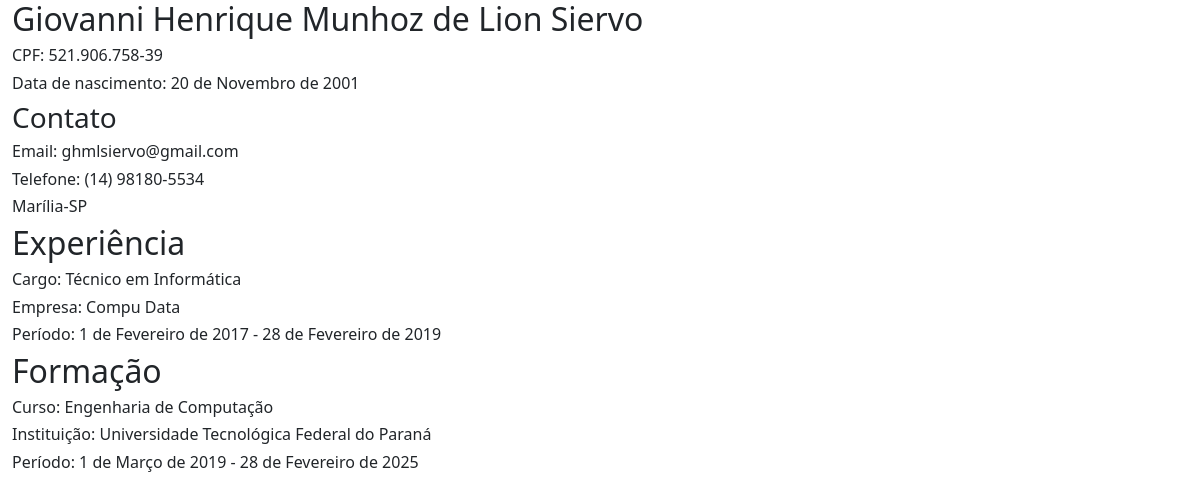
Page /visualizar/17 on the committed database.
### curriculos/models.py (models this page shows)
class Curriculo(models.Model):
    dados = models.OneToOneField(Dados, on_delete=models.PROTECT)
    contato = models.OneToOneField(Contato, on_delete=models.PROTECT)
    experiencia = models.OneToOneField(Experiencia, on_delete=models.PROTECT)
    formacao = models.OneToOneField(Formacao, on_delete=models.PROTECT)
    data_envio = models.DateTimeField(auto_now_add=True, null=False, blank=False)

class Dados(models.Model):
    nome = models.CharField(max_length=100, null=False, blank=False)
    data_nasc = models.DateField(null=False, blank=False)
    cpf = models.CharField(max_length=14, null=False, blank=False)

class Contato(models.Model):
    email = models.CharField(max_length=50, null=False, blank=False)
    telefone = models.CharField(max_length=20, null=False, blank=False)
    endereco = models.CharField(max_length=100, null=True, blank=True)
    cidade = models.CharField(max_length=50, null=False, blank=False)
    estado = models.CharField(max_length=50, null=False, blank=False)
    cep = models.CharField(max_length=9, null=True, blank=True)

class Experiencia(models.Model):
    cargo = models.CharField(max_length=100, null=True, blank=True)
    empresa = models.CharField(max_length=100, null=True)
    data_inicio = models.DateField(null=True, blank=True)
    data_fim = models.DateField(null=True, blank=True)

class Formacao(models.Model):
    curso = models.CharField(max_length=50, null=True, blank=True)
    instituicao = models.CharField(max_length=100, null=True, blank=True)
    data_inicio = models.DateField(null=True, blank=True)
    data_fim = models.DateField(null=True, blank=True)

### curriculos/views.py (the view)
# urls.py: path("visualizar/<int:id>", visualizar, name="visualizar"),
def visualizar(request, id):
    curriculo = Curriculo.objects.get(id=id)
    return render(request, "curriculos/curriculo_view.html", {"curriculo": curriculo})

### curriculos/templates/curriculos/curriculo_view.html (shortened to what this page needs)
<!DOCTYPE html>
<html lang="pt-br">
  <head>
    <link href="https://cdn.jsdelivr.net/npm/bootstrap@5.3.3/dist/css/bootstrap.min.css" rel="stylesheet">
  </head>
  <body>
    <main class="container-fluid">
        <div class="row-gap-6">
            <div>
              <h2>{{curriculo.dados.nome}}</h2>
              <h6>CPF: {{curriculo.dados.cpf}}</h6>
              <h6>Data de nascimento: {{curriculo.dados.data_nasc}}</h6>
            </div>
              <div>
                <h3>Contato</h3>
                <h6>Email: {{curriculo.contato.email}}</h6>
                <h6>Telefone: {{curriculo.contato.telefone}}</h6>
                <h6>{% if curriculo.contato.endereco%}{{curriculo.contato.endereco}} -{% endif %}
                    {{curriculo.contato.cidade}}-{{curriculo.contato.estado}}
                </h6>
              </div>
            <div>
              <h2>Experiência</h2>
              {% if curriculo.experiencia.cargo %}
              <h6>Cargo: {{curriculo.experiencia.cargo}}</h6>
              <h6>Empresa: {{curriculo.experiencia.empresa}}</h6>
              <h6>Período: {{curriculo.experiencia.data_inicio}} -
                {% if curriculo.experiencia.data_fim %}
                {{curriculo.experiencia.data_fim}}
                {% else %}
                Presente
                {% endif %}
                {% else %}
                  <h6>Não Possui</h6>
              {% endif %}
          </div>
            <div>
              <h2>Formação</h2>
              {% if curriculo.formacao.curso %}
              <h6>Curso: {{curriculo.formacao.curso}}</h6>
              <h6>Instituição: {{curriculo.formacao.instituicao}}</h6>
              <h6>Período: {{curriculo.formacao.data_inicio}} - {{curriculo.formacao.data_fim}}
              {% else %}
              <h6>Não possui</h6>
              {% endif %}
            </div>
        </div>
    </main>
  </body>
</html>

### rows in the picture
Curriculo: dados.cpf "521.906.758-39", dados.data_nasc "20 de Novembro de 2001", contato.email "ghmlsiervo@gmail.com", contato.telefone "(14) 98180-5534", contato.cidade "Marília", contato.estado "SP", experiencia.cargo "Técnico em Informática", experiencia.empresa "Compu Data", experiencia.data_inicio "1 de Fevereiro de 2017", experiencia.data_fim "28 de Fevereiro de 2019", formacao.curso "Engenharia de Computação", formacao.instituicao "Universidade Tecnológica Federal do Paraná", formacao.data_inicio "1 de Março de 2019", formacao.data_fim "28 de Fevereiro de 2025"
